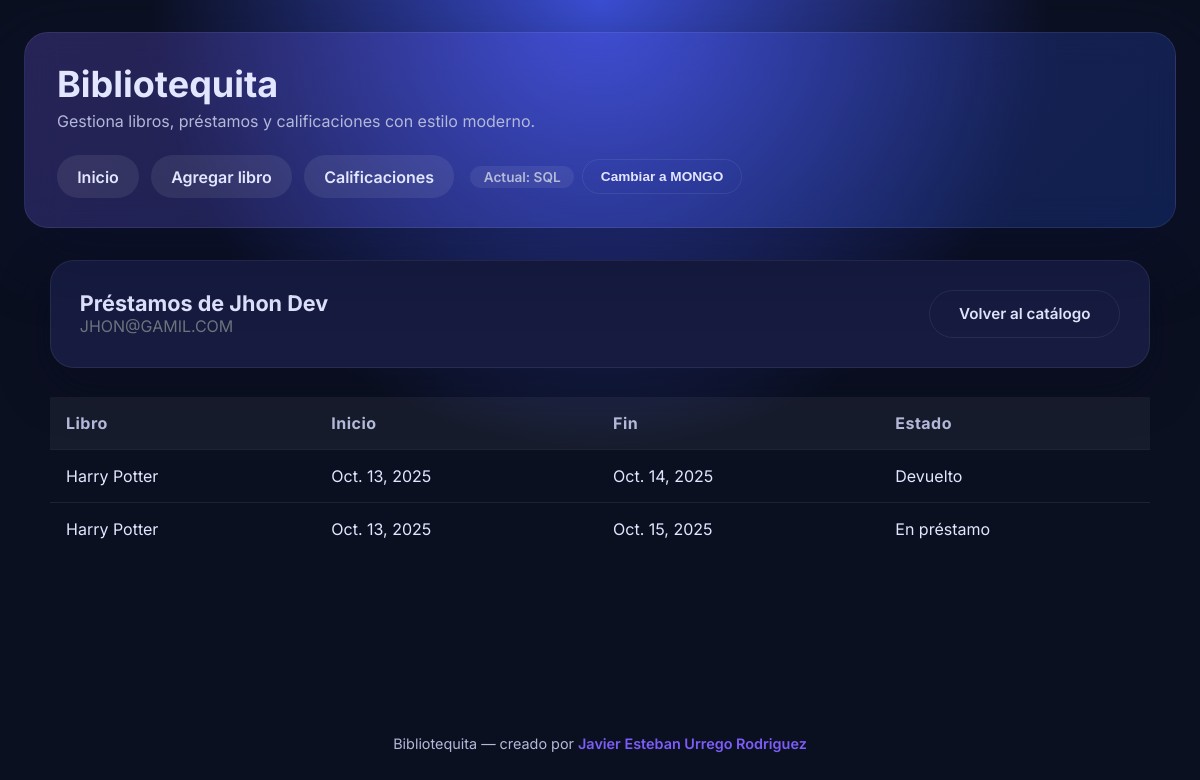
The page /usuarios/1/prestamos/ on the database as committed earlier.
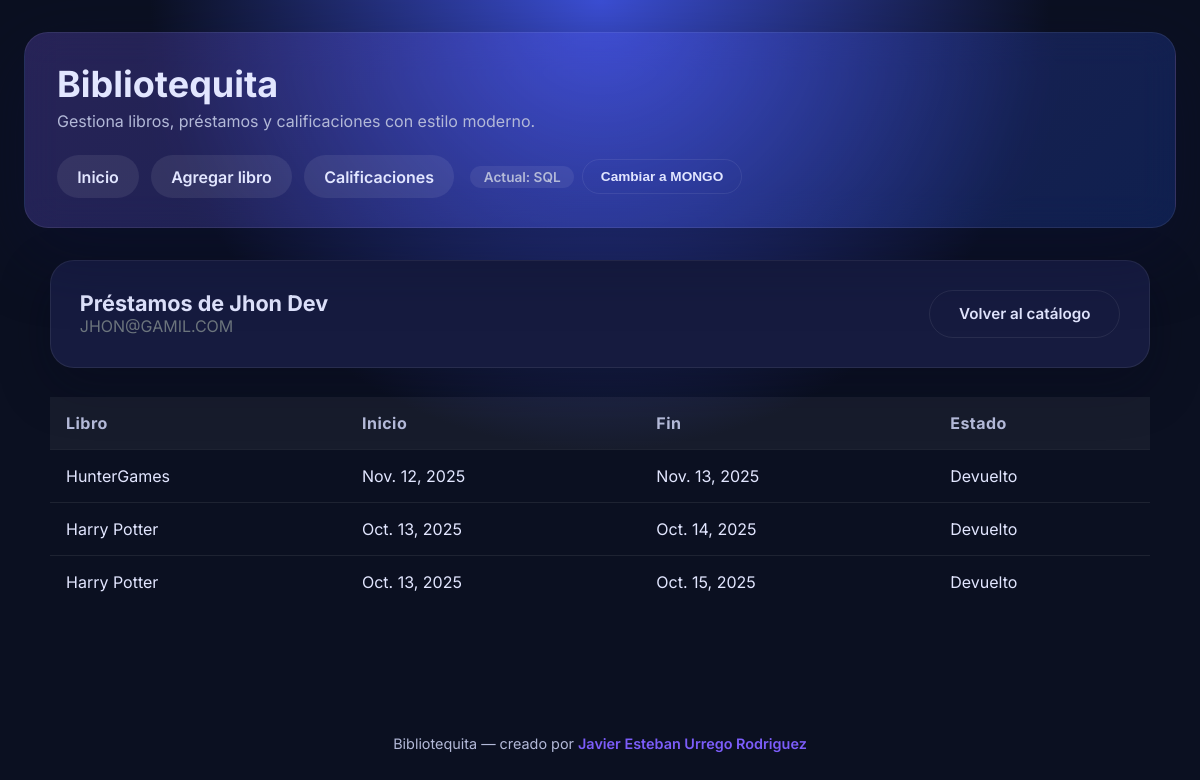
The same page on the database as committed later.
### library/models.py (models this page shows, shortened)
class Loan(models.Model):
    book = models.ForeignKey(Book, on_delete=models.CASCADE, related_name='loans')
    user = models.ForeignKey(LibraryUser, on_delete=models.CASCADE, related_name='loans')
    start_date = models.DateField()
    end_date = models.DateField()
    returned = models.BooleanField(default=False)
    class Meta:
        ordering = ['-start_date']

class Book(models.Model):
    title = models.CharField(max_length=200)
    year = models.PositiveIntegerField()
    author = models.ForeignKey(Author, on_delete=models.CASCADE, related_name='books')
    class Meta:
        ordering = ['title']

### library/views.py (the view)
# urls.py: path('usuarios/<str:usuario_id>/prestamos/', views.user_loans, name='prestamos_usuario'),
def user_loans(request, usuario_id):
    data_source = get_active_data_source(request)
    user = None
    loans = []
    if data_source == DATA_SOURCE_MONGO:
        try:
            user = mongo_repository.get_user(usuario_id)
            loans = mongo_repository.list_user_loans(usuario_id)
        except MongoUnavailableError as exc:
            data_source = _fallback_to_sql(request, exc)
    if data_source == DATA_SOURCE_SQL:
        user = get_object_or_404(LibraryUser, pk=_parse_sql_id(usuario_id))
        loans = user.loans.select_related('book', 'book__author').all()
    return render(
        request,
        'library/user_loans.html',
        {
            'user': user,
            'loans': loans,
        },
    )

### library/context_processors.py (called while the page is built)
def data_source_meta(request):
    current = get_active_data_source(request)
    alternate = next_data_source(current)
    return {
        'current_data_source': current,
        'alternate_data_source': alternate,
        'DATA_SOURCE_SQL': DATA_SOURCE_SQL,
        'DATA_SOURCE_MONGO': DATA_SOURCE_MONGO,
    }

### library/data_sources.py (called while the page is built)
def get_active_data_source(request) -> str:
    source = request.session.get(SESSION_KEY, DATA_SOURCE_SQL)
    if source not in DATA_SOURCE_CHOICES:
        source = DATA_SOURCE_SQL
    return source

def next_data_source(current: str) -> str:
    return DATA_SOURCE_MONGO if current == DATA_SOURCE_SQL else DATA_SOURCE_SQL

### library/views.py (called while the page is built)
def _parse_sql_id(raw_id):
    if isinstance(raw_id, int):
        return raw_id
    if isinstance(raw_id, str) and raw_id.isdigit():
        return int(raw_id)
    raise Http404('Identificador inválido')

### library/templates/library/user_loans.html (shortened to what this page needs)
{% extends "library/base.html" %}
{% block content %}
<section class="panel">
    <div style="display:flex; justify-content: space-between; flex-wrap: wrap; gap: 1rem;">
        <div>
            <h2 style="margin:0;">Préstamos de {{ user.name }}</h2>
            <p style="margin:0; color:#6c757d;">{{ user.email }}</p>
        </div>
        <a class="button secondary" href="{% url 'lista_libros' %}">Volver al catálogo</a>
    </div>
</section>
{% if loans %}
    <table>
        <thead>
            <tr>
                <th>Libro</th>
                <th>Inicio</th>
                <th>Fin</th>
                <th>Estado</th>
            </tr>
        </thead>
        <tbody>
        {% for loan in loans %}
            <tr>
                <td><a href="{% url 'detalle_libro' libro_id=loan.book.id %}">{{ loan.book.title }}</a></td>
                <td>{{ loan.start_date }}</td>
                <td>{{ loan.end_date }}</td>
                <td>
                    {% if loan.returned %}
                        <span class="status status--available">Devuelto</span>
                    {% else %}
                        <span class="status status--loaned">En préstamo</span>
                    {% endif %}
                </td>
            </tr>
        {% endfor %}
        </tbody>
    </table>
{% else %}
    <section class="panel">
        <p>Este usuario aún no tiene préstamos registrados.</p>
    </section>
{% endif %}
{% endblock %}

Rows that differ between the two databases and show on the page:
added Loan: book "HunterGames", start_date "Nov. 12, 2025", end_date "Nov. 13, 2025", returned "Devuelto"
changed Loan "Oct. 15, 2025": returned "En préstamo" → "Devuelto"
